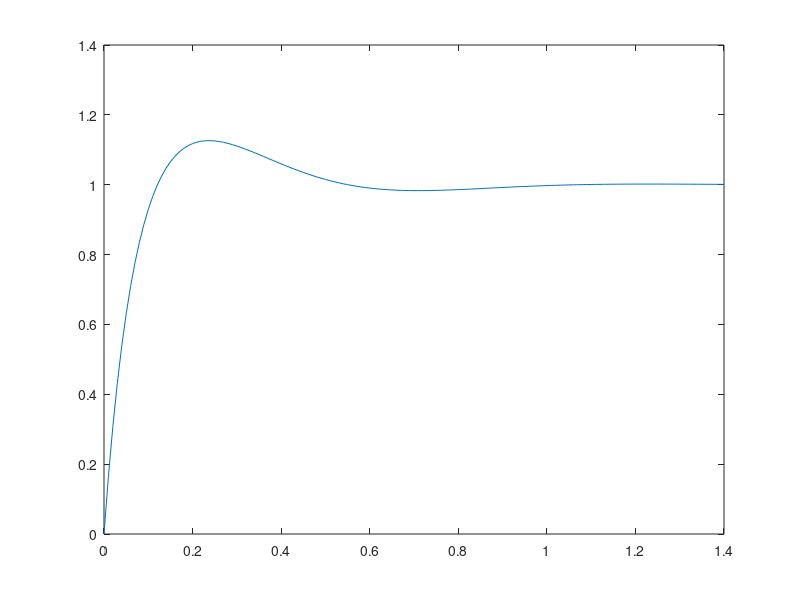

Here is the MATLAB script that generated this plot: (Note: this script raises an error after producing the figure.)
pkg load control;

jm = 1.13e-2;
b = 0.028;
la = 1e-1;
ra = 0.45;
kt = 0.067;
ke = kt;

%% Open loop system response
numb = [ kt/(jm*la)];
denb = [1 (ra/la + b/jm) (b*ra+kt*ke)/(jm*la)];
sysb = tf(numb, denb);

%% Close loop system response
C = pid(3, 15, 0.3)
S = C*sysb;

T = feedback(S, 1);
t = [0:0.01:1.4];
y_c = step(T,t);

figure(2);
plot(t, y_c)
hold on;
trace = load("trace.dat");
plot(trace(20:20:end,1), trace(20:20:end,2), 'ro', 'Linewidth', 2);
hold on;
xlabel("Time (s)");
ylabel("Motor speed (V)");
legend("Octave simulation approx. derivative", "DE controlled speed");

input ("Press enter to exit");